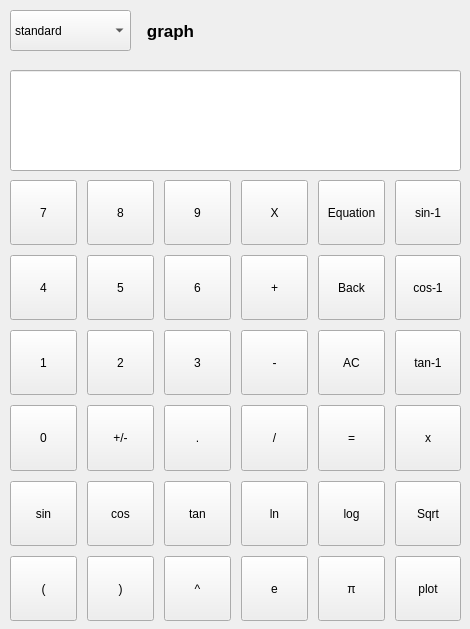
<?xml version="1.0" encoding="UTF-8"?>
<ui version="4.0">
 <class>graph</class>
 <widget class="QWidget" name="graph">
  <property name="geometry">
   <rect>
    <x>0</x>
    <y>0</y>
    <width>470</width>
    <height>629</height>
   </rect>
  </property>
  <property name="windowTitle">
   <string>Widget</string>
  </property>
  <property name="layoutDirection">
   <enum>Qt::LeftToRight</enum>
  </property>
  <widget class="QLineEdit" name="display">
   <property name="geometry">
    <rect>
     <x>10</x>
     <y>70</y>
     <width>451</width>
     <height>101</height>
    </rect>
   </property>
  </widget>
  <widget class="QLabel" name="model">
   <property name="geometry">
    <rect>
     <x>130</x>
     <y>10</y>
     <width>81</width>
     <height>41</height>
    </rect>
   </property>
   <property name="font">
    <font>
     <pointsize>13</pointsize>
     <weight>75</weight>
     <bold>true</bold>
    </font>
   </property>
   <property name="text">
    <string>graph</string>
   </property>
   <property name="alignment">
    <set>Qt::AlignCenter</set>
   </property>
  </widget>
  <widget class="QComboBox" name="selectwindow">
   <property name="geometry">
    <rect>
     <x>10</x>
     <y>10</y>
     <width>121</width>
     <height>41</height>
    </rect>
   </property>
   <item>
    <property name="text">
     <string>standard</string>
    </property>
   </item>
   <item>
    <property name="text">
     <string>scientific</string>
    </property>
   </item>
   <item>
    <property name="text">
     <string>graph</string>
    </property>
   </item>
   <item>
    <property name="text">
     <string>time</string>
    </property>
   </item>
  </widget>
  <widget class="QWidget" name="layoutWidget">
   <property name="geometry">
    <rect>
     <x>10</x>
     <y>180</y>
     <width>451</width>
     <height>441</height>
    </rect>
   </property>
   <layout class="QVBoxLayout" name="verticalLayout">
    <property name="spacing">
     <number>10</number>
    </property>
    <item>
     <layout class="QHBoxLayout" name="horizontalLayout_6">
      <item>
       <widget class="QPushButton" name="b7">
        <property name="sizePolicy">
         <sizepolicy hsizetype="Preferred" vsizetype="Preferred">
          <horstretch>0</horstretch>
          <verstretch>0</verstretch>
         </sizepolicy>
        </property>
        <property name="text">
         <string>7</string>
        </property>
       </widget>
      </item>
      <item>
       <widget class="QPushButton" name="b8">
        <property name="sizePolicy">
         <sizepolicy hsizetype="Preferred" vsizetype="Preferred">
          <horstretch>0</horstretch>
          <verstretch>0</verstretch>
         </sizepolicy>
        </property>
        <property name="text">
         <string>8</string>
        </property>
       </widget>
      </item>
      <item>
       <widget class="QPushButton" name="b9">
        <property name="sizePolicy">
         <sizepolicy hsizetype="Preferred" vsizetype="Preferred">
          <horstretch>0</horstretch>
          <verstretch>0</verstretch>
         </sizepolicy>
        </property>
        <property name="text">
         <string>9</string>
        </property>
       </widget>
      </item>
      <item>
       <widget class="QPushButton" name="multiply">
        <property name="sizePolicy">
         <sizepolicy hsizetype="Preferred" vsizetype="Preferred">
          <horstretch>0</horstretch>
          <verstretch>0</verstretch>
         </sizepolicy>
        </property>
        <property name="text">
         <string>X</string>
        </property>
       </widget>
      </item>
      <item>
       <widget class="QPushButton" name="equ">
        <property name="sizePolicy">
         <sizepolicy hsizetype="Preferred" vsizetype="Preferred">
          <horstretch>0</horstretch>
          <verstretch>0</verstretch>
         </sizepolicy>
        </property>
        <property name="text">
         <string>Equation</string>
        </property>
       </widget>
      </item>
      <item>
       <widget class="QPushButton" name="sin1">
        <property name="sizePolicy">
         <sizepolicy hsizetype="Preferred" vsizetype="Preferred">
          <horstretch>0</horstretch>
          <verstretch>0</verstretch>
         </sizepolicy>
        </property>
        <property name="text">
         <string>sin-1</string>
        </property>
       </widget>
      </item>
     </layout>
    </item>
    <item>
     <layout class="QHBoxLayout" name="horizontalLayout_5">
      <item>
       <widget class="QPushButton" name="b4">
        <property name="sizePolicy">
         <sizepolicy hsizetype="Preferred" vsizetype="Preferred">
          <horstretch>0</horstretch>
          <verstretch>0</verstretch>
         </sizepolicy>
        </property>
        <property name="text">
         <string>4</string>
        </property>
       </widget>
      </item>
      <item>
       <widget class="QPushButton" name="b5">
        <property name="sizePolicy">
         <sizepolicy hsizetype="Preferred" vsizetype="Preferred">
          <horstretch>0</horstretch>
          <verstretch>0</verstretch>
         </sizepolicy>
        </property>
        <property name="text">
         <string>5</string>
        </property>
       </widget>
      </item>
      <item>
       <widget class="QPushButton" name="b6">
        <property name="sizePolicy">
         <sizepolicy hsizetype="Preferred" vsizetype="Preferred">
          <horstretch>0</horstretch>
          <verstretch>0</verstretch>
         </sizepolicy>
        </property>
        <property name="text">
         <string>6</string>
        </property>
       </widget>
      </item>
      <item>
       <widget class="QPushButton" name="add">
        <property name="sizePolicy">
         <sizepolicy hsizetype="Preferred" vsizetype="Preferred">
          <horstretch>0</horstretch>
          <verstretch>0</verstretch>
         </sizepolicy>
        </property>
        <property name="text">
         <string>+</string>
        </property>
       </widget>
      </item>
      <item>
       <widget class="QPushButton" name="back">
        <property name="sizePolicy">
         <sizepolicy hsizetype="Preferred" vsizetype="Preferred">
          <horstretch>0</horstretch>
          <verstretch>0</verstretch>
         </sizepolicy>
        </property>
        <property name="text">
         <string>Back</string>
        </property>
       </widget>
      </item>
      <item>
       <widget class="QPushButton" name="cos1">
        <property name="sizePolicy">
         <sizepolicy hsizetype="Preferred" vsizetype="Preferred">
          <horstretch>0</horstretch>
          <verstretch>0</verstretch>
         </sizepolicy>
        </property>
        <property name="text">
         <string>cos-1</string>
        </property>
       </widget>
      </item>
     </layout>
    </item>
    <item>
     <layout class="QHBoxLayout" name="horizontalLayout_4">
      <item>
       <widget class="QPushButton" name="b1">
        <property name="sizePolicy">
         <sizepolicy hsizetype="Preferred" vsizetype="Preferred">
          <horstretch>0</horstretch>
          <verstretch>0</verstretch>
         </sizepolicy>
        </property>
        <property name="text">
         <string>1</string>
        </property>
       </widget>
      </item>
      <item>
       <widget class="QPushButton" name="b2">
        <property name="sizePolicy">
         <sizepolicy hsizetype="Preferred" vsizetype="Preferred">
          <horstretch>0</horstretch>
          <verstretch>0</verstretch>
         </sizepolicy>
        </property>
        <property name="text">
         <string>2</string>
        </property>
       </widget>
      </item>
      <item>
       <widget class="QPushButton" name="b3">
        <property name="sizePolicy">
         <sizepolicy hsizetype="Preferred" vsizetype="Preferred">
          <horstretch>0</horstretch>
          <verstretch>0</verstretch>
         </sizepolicy>
        </property>
        <property name="text">
         <string>3</string>
        </property>
       </widget>
      </item>
      <item>
       <widget class="QPushButton" name="substract">
        <property name="sizePolicy">
         <sizepolicy hsizetype="Preferred" vsizetype="Preferred">
          <horstretch>0</horstretch>
          <verstretch>0</verstretch>
         </sizepolicy>
        </property>
        <property name="text">
         <string>-</string>
        </property>
       </widget>
      </item>
      <item>
       <widget class="QPushButton" name="clear">
        <property name="sizePolicy">
         <sizepolicy hsizetype="Preferred" vsizetype="Preferred">
          <horstretch>0</horstretch>
          <verstretch>0</verstretch>
         </sizepolicy>
        </property>
        <property name="text">
         <string>AC</string>
        </property>
       </widget>
      </item>
      <item>
       <widget class="QPushButton" name="tan1">
        <property name="sizePolicy">
         <sizepolicy hsizetype="Preferred" vsizetype="Preferred">
          <horstretch>0</horstretch>
          <verstretch>0</verstretch>
         </sizepolicy>
        </property>
        <property name="text">
         <string>tan-1</string>
        </property>
       </widget>
      </item>
     </layout>
    </item>
    <item>
     <layout class="QHBoxLayout" name="horizontalLayout_3">
      <item>
       <widget class="QPushButton" name="b0">
        <property name="sizePolicy">
         <sizepolicy hsizetype="Preferred" vsizetype="Preferred">
          <horstretch>0</horstretch>
          <verstretch>0</verstretch>
         </sizepolicy>
        </property>
        <property name="text">
         <string>0</string>
        </property>
       </widget>
      </item>
      <item>
       <widget class="QPushButton" name="plus_minus">
        <property name="sizePolicy">
         <sizepolicy hsizetype="Preferred" vsizetype="Preferred">
          <horstretch>0</horstretch>
          <verstretch>0</verstretch>
         </sizepolicy>
        </property>
        <property name="text">
         <string>+/-</string>
        </property>
       </widget>
      </item>
      <item>
       <widget class="QPushButton" name="decimal">
        <property name="sizePolicy">
         <sizepolicy hsizetype="Preferred" vsizetype="Preferred">
          <horstretch>0</horstretch>
          <verstretch>0</verstretch>
         </sizepolicy>
        </property>
        <property name="text">
         <string>.</string>
        </property>
       </widget>
      </item>
      <item>
       <widget class="QPushButton" name="divide">
        <property name="sizePolicy">
         <sizepolicy hsizetype="Preferred" vsizetype="Preferred">
          <horstretch>0</horstretch>
          <verstretch>0</verstretch>
         </sizepolicy>
        </property>
        <property name="text">
         <string>/</string>
        </property>
       </widget>
      </item>
      <item>
       <widget class="QPushButton" name="equal">
        <property name="sizePolicy">
         <sizepolicy hsizetype="Preferred" vsizetype="Preferred">
          <horstretch>0</horstretch>
          <verstretch>0</verstretch>
         </sizepolicy>
        </property>
        <property name="text">
         <string>=</string>
        </property>
       </widget>
      </item>
      <item>
       <widget class="QPushButton" name="x">
        <property name="sizePolicy">
         <sizepolicy hsizetype="Preferred" vsizetype="Preferred">
          <horstretch>0</horstretch>
          <verstretch>0</verstretch>
         </sizepolicy>
        </property>
        <property name="text">
         <string>x</string>
        </property>
       </widget>
      </item>
     </layout>
    </item>
    <item>
     <layout class="QHBoxLayout" name="horizontalLayout_2">
      <item>
       <widget class="QPushButton" name="sin">
        <property name="sizePolicy">
         <sizepolicy hsizetype="Preferred" vsizetype="Preferred">
          <horstretch>0</horstretch>
          <verstretch>0</verstretch>
         </sizepolicy>
        </property>
        <property name="text">
         <string>sin</string>
        </property>
       </widget>
      </item>
      <item>
       <widget class="QPushButton" name="cos">
        <property name="sizePolicy">
         <sizepolicy hsizetype="Preferred" vsizetype="Preferred">
          <horstretch>0</horstretch>
          <verstretch>0</verstretch>
         </sizepolicy>
        </property>
        <property name="text">
         <string>cos</string>
        </property>
       </widget>
      </item>
      <item>
       <widget class="QPushButton" name="tan">
        <property name="sizePolicy">
         <sizepolicy hsizetype="Preferred" vsizetype="Preferred">
          <horstretch>0</horstretch>
          <verstretch>0</verstretch>
         </sizepolicy>
        </property>
        <property name="text">
         <string>tan</string>
        </property>
       </widget>
      </item>
      <item>
       <widget class="QPushButton" name="ln">
        <property name="sizePolicy">
         <sizepolicy hsizetype="Preferred" vsizetype="Preferred">
          <horstretch>0</horstretch>
          <verstretch>0</verstretch>
         </sizepolicy>
        </property>
        <property name="text">
         <string>ln</string>
        </property>
       </widget>
      </item>
      <item>
       <widget class="QPushButton" name="log">
        <property name="sizePolicy">
         <sizepolicy hsizetype="Preferred" vsizetype="Preferred">
          <horstretch>0</horstretch>
          <verstretch>0</verstretch>
         </sizepolicy>
        </property>
        <property name="text">
         <string>log</string>
        </property>
       </widget>
      </item>
      <item>
       <widget class="QPushButton" name="sq_root">
        <property name="sizePolicy">
         <sizepolicy hsizetype="Preferred" vsizetype="Preferred">
          <horstretch>0</horstretch>
          <verstretch>0</verstretch>
         </sizepolicy>
        </property>
        <property name="text">
         <string>Sqrt</string>
        </property>
       </widget>
      </item>
     </layout>
    </item>
    <item>
     <layout class="QHBoxLayout" name="horizontalLayout">
      <item>
       <widget class="QPushButton" name="b_open">
        <property name="sizePolicy">
         <sizepolicy hsizetype="Preferred" vsizetype="Preferred">
          <horstretch>0</horstretch>
          <verstretch>0</verstretch>
         </sizepolicy>
        </property>
        <property name="text">
         <string>(</string>
        </property>
       </widget>
      </item>
      <item>
       <widget class="QPushButton" name="b_close">
        <property name="sizePolicy">
         <sizepolicy hsizetype="Preferred" vsizetype="Preferred">
          <horstretch>0</horstretch>
          <verstretch>0</verstretch>
         </sizepolicy>
        </property>
        <property name="text">
         <string>)</string>
        </property>
       </widget>
      </item>
      <item>
       <widget class="QPushButton" name="power">
        <property name="sizePolicy">
         <sizepolicy hsizetype="Preferred" vsizetype="Preferred">
          <horstretch>0</horstretch>
          <verstretch>0</verstretch>
         </sizepolicy>
        </property>
        <property name="text">
         <string>^</string>
        </property>
       </widget>
      </item>
      <item>
       <widget class="QPushButton" name="e">
        <property name="sizePolicy">
         <sizepolicy hsizetype="Preferred" vsizetype="Preferred">
          <horstretch>0</horstretch>
          <verstretch>0</verstretch>
         </sizepolicy>
        </property>
        <property name="text">
         <string>e</string>
        </property>
       </widget>
      </item>
      <item>
       <widget class="QPushButton" name="pi">
        <property name="sizePolicy">
         <sizepolicy hsizetype="Preferred" vsizetype="Preferred">
          <horstretch>0</horstretch>
          <verstretch>0</verstretch>
         </sizepolicy>
        </property>
        <property name="text">
         <string>π</string>
        </property>
       </widget>
      </item>
      <item>
       <widget class="QPushButton" name="plot">
        <property name="sizePolicy">
         <sizepolicy hsizetype="Preferred" vsizetype="Preferred">
          <horstretch>0</horstretch>
          <verstretch>0</verstretch>
         </sizepolicy>
        </property>
        <property name="text">
         <string>plot</string>
        </property>
       </widget>
      </item>
     </layout>
    </item>
   </layout>
  </widget>
 </widget>
 <resources/>
 <connections/>
</ui>
